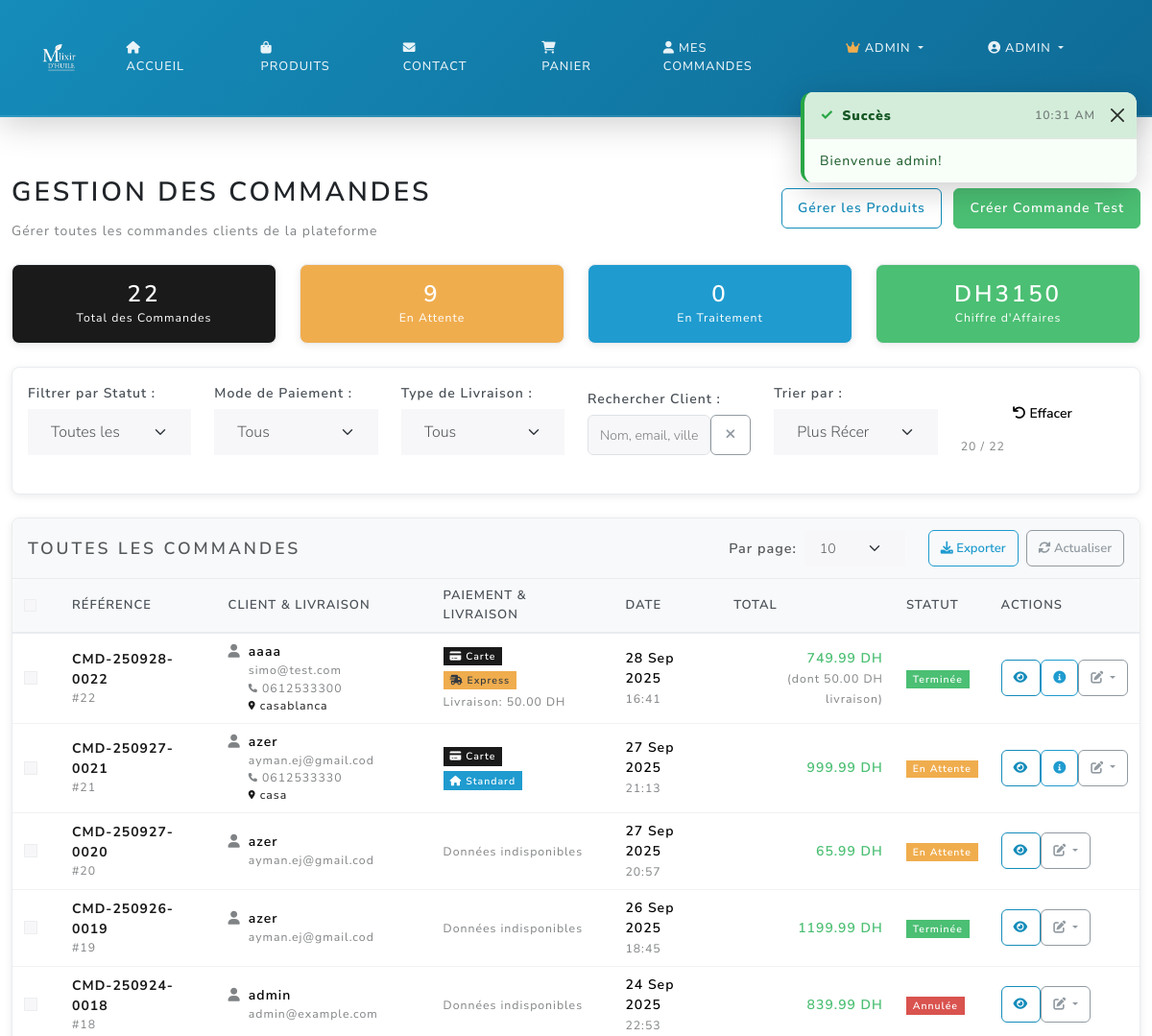
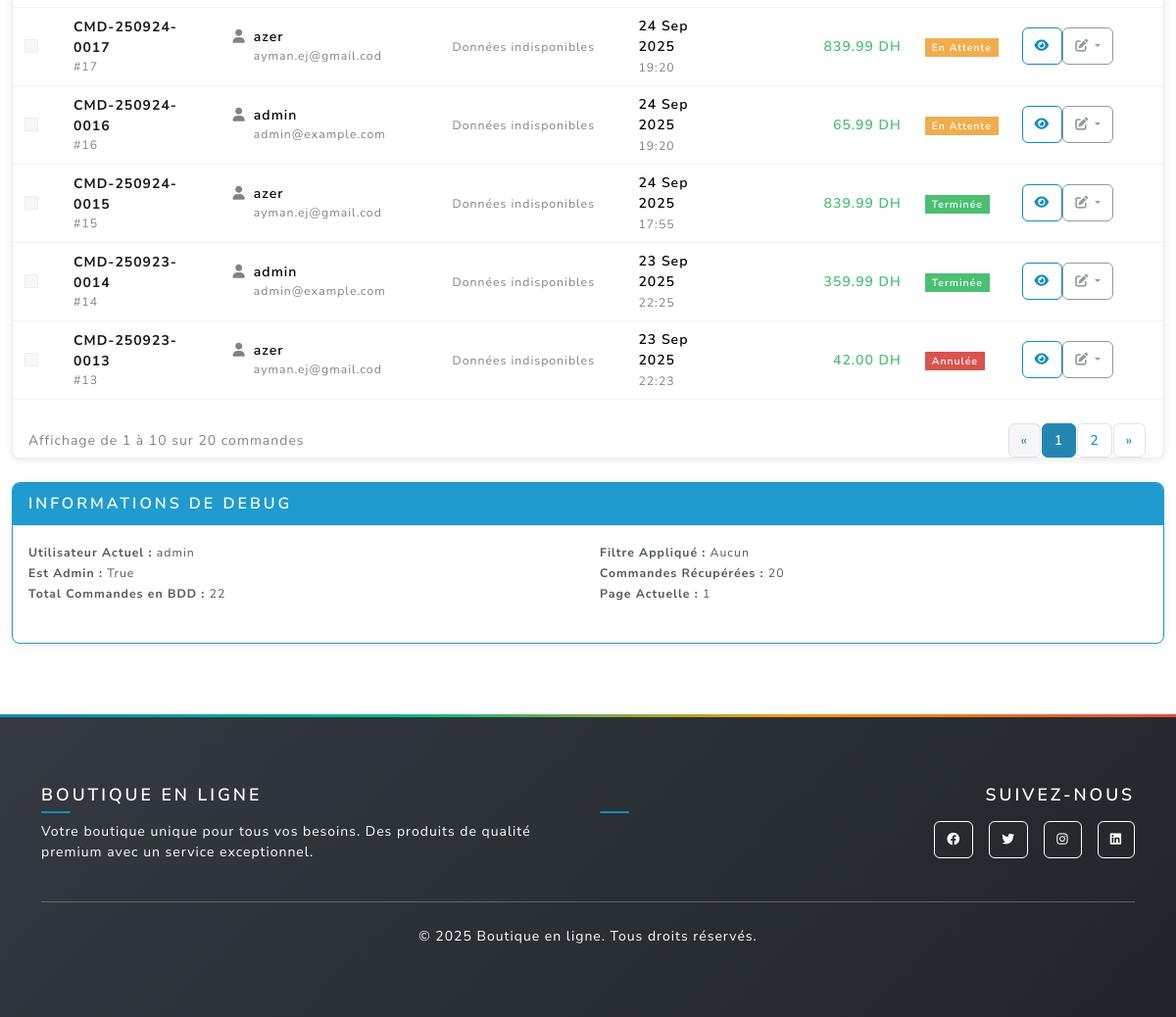
Page /admin/orders (signed in) on the earlier database version (2 pictures, top to bottom).
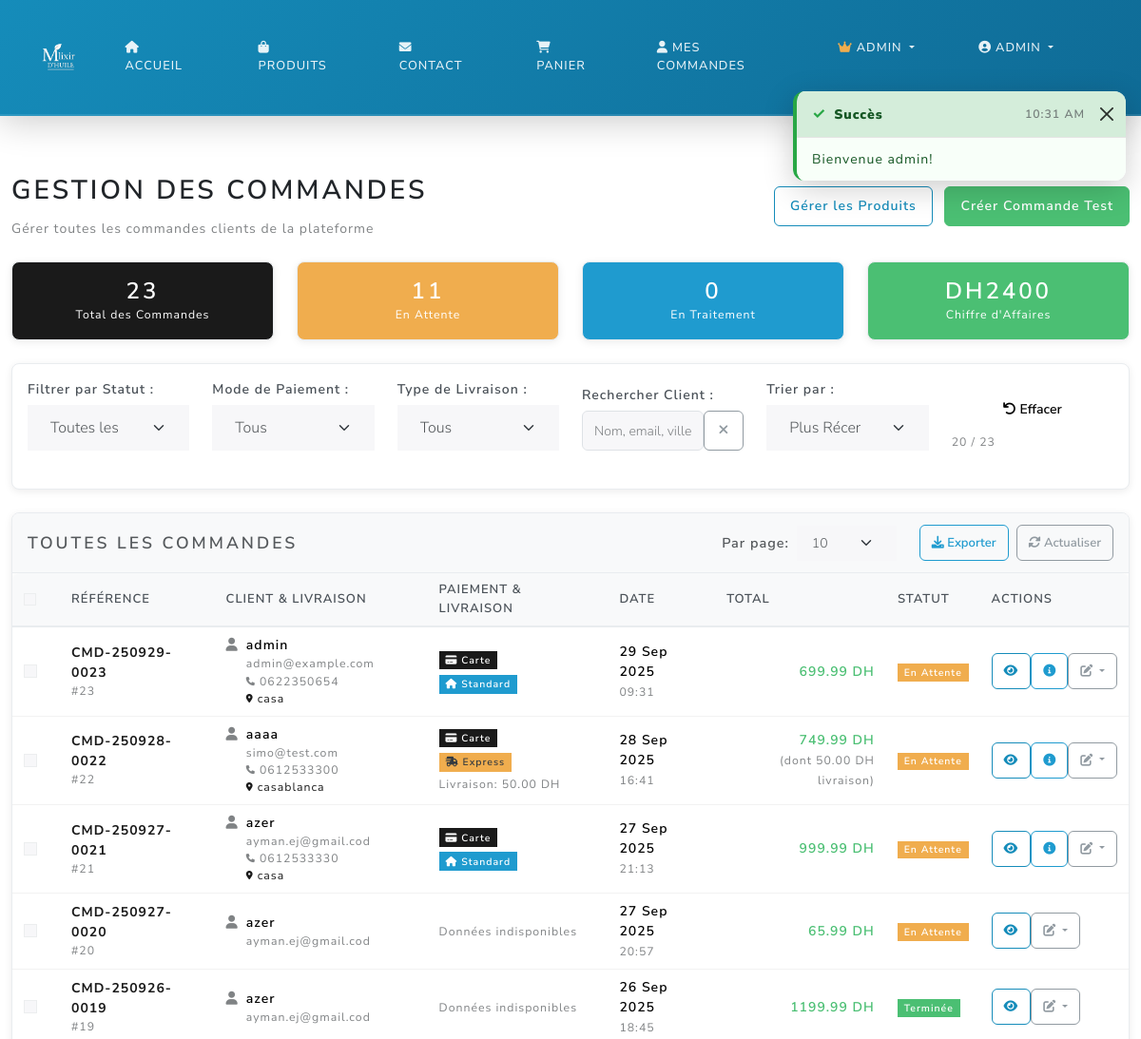
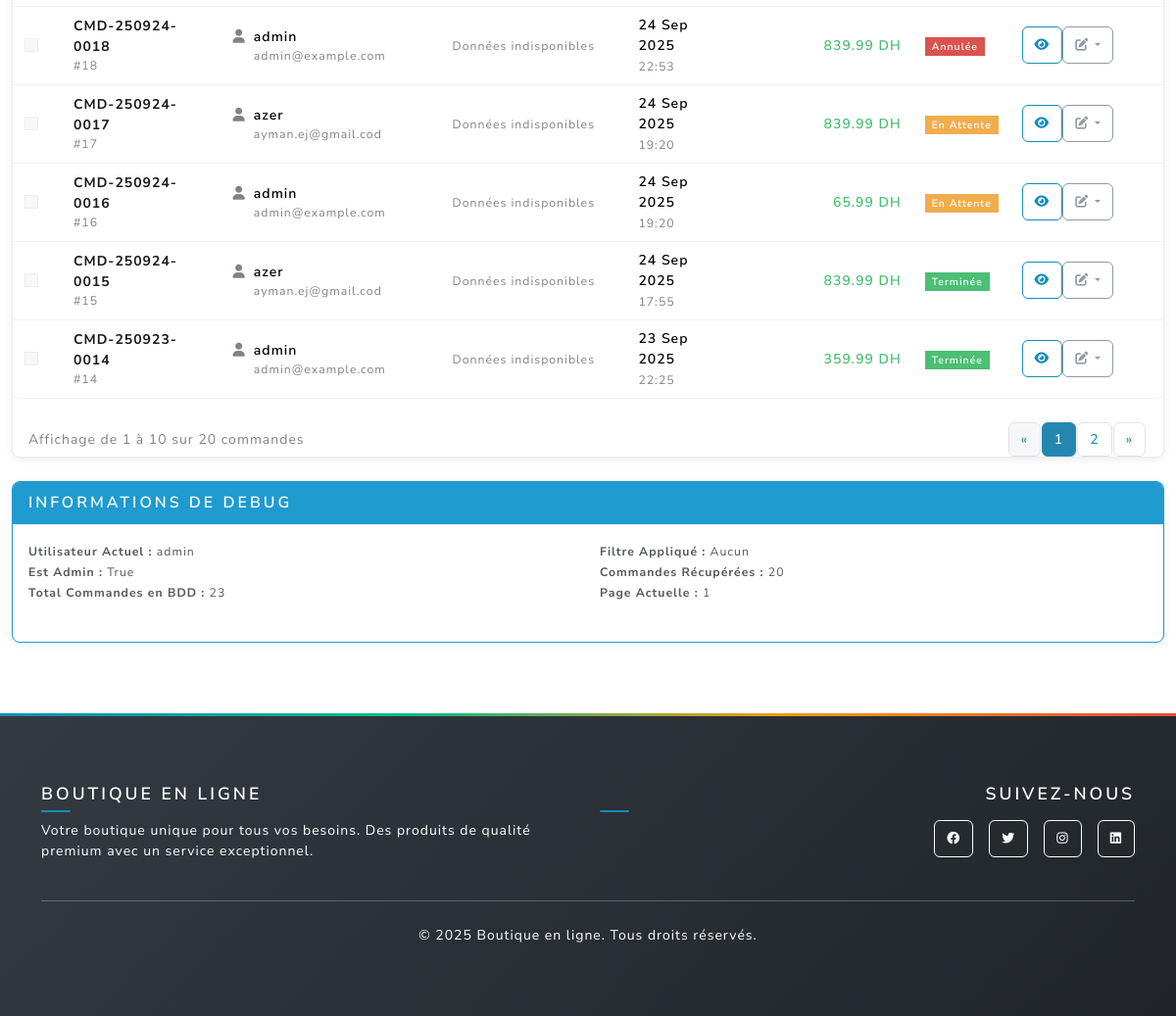
Same page on the later database version (2 pictures, top to bottom).
### main.py (models this page shows, shortened)
class Order(db.Model):
    id = db.Column(db.Integer, primary_key=True)
    user_id = db.Column(db.Integer, db.ForeignKey('user.id'), nullable=False)
    total = db.Column(db.Float, nullable=False)
    status = db.Column(db.String(20), default='pending')
    created_at = db.Column(db.DateTime, default=db.func.current_timestamp())
    @property
    def title(self):
        if self.created_at:
            date_str = self.created_at.strftime('%y%m%d')
            return f"CMD-{date_str}-{str(self.id).zfill(4)}"
        return f"CMD-{str(self.id).zfill(4)}"

class OrderDetails(db.Model):
    id = db.Column(db.Integer, primary_key=True)
    order_id = db.Column(db.Integer, db.ForeignKey('order.id'), nullable=False, unique=True)
    customer_name = db.Column(db.String(100), nullable=False)
    customer_email = db.Column(db.String(120), nullable=False)
    customer_phone = db.Column(db.String(20), nullable=False)
    shipping_address = db.Column(db.Text, nullable=False)
    shipping_city = db.Column(db.String(50), nullable=False)
    shipping_postal = db.Column(db.String(10), nullable=True)
    payment_method = db.Column(db.String(20), nullable=False, default='card')  # 'card' or 'cash_on_delivery'
    delivery_method = db.Column(db.String(20), nullable=False, default='home_delivery')  # 'home_delivery' or 'express_delivery'
    special_instructions = db.Column(db.Text, nullable=True)
    shipping_cost = db.Column(db.Float, nullable=False, default=0)
    created_at = db.Column(db.DateTime, default=db.func.current_timestamp())
    order = db.relationship('Order', backref=db.backref('details', uselist=False, cascade='all, delete-orphan'))

class User(UserMixin, db.Model):
    id = db.Column(db.Integer, primary_key=True)
    username = db.Column(db.String(80), unique=True, nullable=False)
    email = db.Column(db.String(120), unique=True, nullable=False)
    password_hash = db.Column(db.String(120), nullable=False)
    phone = db.Column(db.String(20), nullable=True)
    address = db.Column(db.Text, nullable=True)
    ville = db.Column(db.String(100), nullable=True)  # NEW FIELD
    code_postal = db.Column(db.String(10), nullable=True)  # NEW FIELD
    is_admin = db.Column(db.Boolean, default=False)
    orders = db.relationship('Order', backref='user', lazy=True)

### main.py (the view)
@app.route('/admin/orders')
@login_required
def admin_orders():
    if not current_user.is_admin:
        return redirect_with_toast('home', 'Accès refusé', 'error')
    page = request.args.get('page', 1, type=int)
    status_filter = request.args.get('status', '')
    query = Order.query
    if status_filter:
        query = query.filter_by(status=status_filter)
    orders = query.order_by(Order.created_at.desc()).paginate(
        page=page, per_page=20, error_out=False
    )
    stats = {
        'total_orders': Order.query.count(),
        'pending_orders': Order.query.filter_by(status='pending').count(),
        'processing_orders': Order.query.filter_by(status='processing').count(),
        'shipped_orders': Order.query.filter_by(status='shipped').count(),
        'delivered_orders': Order.query.filter_by(status='delivered').count(),
        'completed_orders': Order.query.filter_by(status='completed').count(),
        'cancelled_orders': Order.query.filter_by(status='cancelled').count(),
        'total_revenue': db.session.query(db.func.sum(Order.total))\
            .filter_by(status='completed').scalar() or 0
    }
    return render_template('admin_orders.html', orders=orders, stats=stats, status_filter=status_filter)

### main.py (called while the page is built, shortened)
@login_manager.user_loader
def load_user(user_id):
    return User.query.get(int(user_id))

@app.context_processor
def inject_toast_messages():
    toast_message = session.pop('toast_message', None)
    toast_type = session.pop('toast_type', None)
    return {
        'toast_message': toast_message,
        'toast_type': toast_type or 'info'
    }

@app.context_processor
def inject_cart_count():
    if current_user.is_authenticated:
        try:
            from sqlalchemy import inspect
            inspector = inspect(db.engine)
            if 'cart' in inspector.get_table_names():
                cart_count = Cart.query.filter_by(user_id=current_user.id).count()
                cart_total_quantity = db.session.query(db.func.sum(Cart.quantity))\
                    .filter_by(user_id=current_user.id).scalar() or 0
                return {
                    'cart_count': cart_count,
                    'cart_total_quantity': int(cart_total_quantity)
                }
        except Exception:
            pass
    return {'cart_count': 0, 'cart_total_quantity': 0}

def get_shipping_settings():
    settings = ShippingSettings.query.first()
    return settings

### templates/admin_orders.html (shortened to what the changed rows need)
{% extends "base.html" %}
{% block content %}
<div class="container-fluid py-4">
  <div class="d-flex justify-content-between align-items-center mb-4">
    <div>
      <h2>Gestion des Commandes</h2>
    </div>
  </div>
  {% if stats %}
  <div class="row mb-4" id="statsCards">
    <div class="col-md-3">
      <div class="card text-center bg-primary text-white">
        <div class="card-body">
          <h3 class="mb-0" id="totalOrdersCount">{{ stats.total_orders }}</h3>
          <small>Total des Commandes</small>
        </div>
      </div>
    </div>
    <div class="col-md-3">
      <div class="card text-center bg-warning text-white">
        <div class="card-body">
          <h3 class="mb-0" id="pendingOrdersCount">{{ stats.pending_orders }}</h3>
          <small>En Attente</small>
        </div>
      </div>
    </div>
    <div class="col-md-3">
      <div class="card text-center bg-info text-white">
        <div class="card-body">
          <h3 class="mb-0" id="processingOrdersCount">{{ stats.processing_orders }}</h3>
          <small>En Traitement</small>
        </div>
      </div>
    </div>
    <div class="col-md-3">
      <div class="card text-center bg-success text-white">
        <div class="card-body">
          <h3 class="mb-0" id="totalRevenueCount">DH{{ "%.0f"|format(stats.total_revenue) }}</h3>
          <small>Chiffre d'Affaires</small>
        </div>
      </div>
    </div>
  </div>
  {% endif %}
  <div class="card mb-4">
    <div class="card-body">
      <div class="row align-items-end">
        <div class="col-md-2">
          <small class="text-muted d-block mt-1">
            <span id="visibleCount">{{ orders.items|length if orders.items else 0 }}</span>
            / <span id="totalCount">{{ orders.total if orders else 0 }}</span>
          </small>
        </div>
      </div>
    </div>
  </div>
  <div class="card">
    <div class="card-body p-0">
      {% if orders and orders.items %}
      <div class="table-responsive">
        <table class="table table-hover mb-0">
          <thead class="table-light">
            <tr>
              <th style="width: 50px;">
                <input type="checkbox" id="selectAll" class="form-check-input">
              </th>
              <th>Référence</th>
              <th>Client & Livraison</th>
              <th>Paiement & Livraison</th>
              <th>Date</th>
              <th>Total</th>
              <th>Statut</th>
              <th>Actions</th>
            </tr>
          </thead>
          <tbody id="ordersTableBody">
            {% for order in orders.items %}
            <tr class="order-row"
                data-status="{{ order.status }}"
                data-customer="{{ order.user.username|lower }} {{ order.user.email|lower }} {{ order.details.customer_name|lower if order.details else '' }} {{ order.details.shipping_city|lower if order.details else '' }}"
                data-date="{{ order.created_at.strftime('%Y-%m-%d %H:%M:%S') }}"
                data-total="{{ order.total }}"
                data-payment="{{ order.details.payment_method if order.details else '' }}"
                data-delivery="{{ order.details.delivery_method if order.details else '' }}"
                data-order-id="{{ order.id }}">
              <td>
                <input type="checkbox" class="form-check-input order-checkbox" value="{{ order.id }}">
              </td>
              <td>
                <div class="d-flex flex-column">
                  <strong class="text-primary">{{ order.title }}</strong>
                  <small class="text-muted">#{{ order.id }}</small>
                </div>
              </td>
              <td>
                <div class="customer-info">
                  <div class="d-flex align-items-start">
                    <div class="me-2">
                      <i class="fas fa-user text-muted"></i>
                    </div>
                    <div>
                      <div class="fw-bold">
                        {{ order.details.customer_name if order.details else order.user.username }}
                      </div>
                      <small class="text-muted d-block">
                        {{ order.details.customer_email if order.details else order.user.email }}
                      </small>
                      {% if order.details and order.details.customer_phone %}
                      <small class="text-muted d-block">
                        {{ order.details.customer_phone }}
                      </small>
                      {% endif %}
                      {% if order.details and order.details.shipping_city %}
                      <small class="text-primary d-block">
                        {{ order.details.shipping_city }}
                      </small>
                      {% endif %}
                    </div>
                  </div>
                </div>
              </td>
              <td>
                <div class="payment-delivery-info">
                  {% if order.details %}
                  <div class="mb-1">
                    {% if order.details.payment_method == 'card' %}
                    <span class="badge bg-primary">
                      <i class="fas fa-credit-card me-1"></i>Carte
                    </span>
                    {% elif order.details.payment_method == 'cash_on_delivery' %}
                    <span class="badge bg-success">
                      <i class="fas fa-money-bill-wave me-1"></i>À la livraison
                    </span>
                    {% endif %}
                  </div>
                  <div>
                    {% if order.details.delivery_method == 'express_delivery' %}
                    <span class="badge bg-warning text-dark">
                      <i class="fas fa-shipping-fast me-1"></i>Express
                    </span>
                    {% elif order.details.delivery_method == 'home_delivery' %}
                    <span class="badge bg-info">
                      <i class="fas fa-home me-1"></i>Standard
                    </span>
                    {% endif %}
                  </div>
                  {% if order.details.shipping_cost > 0 %}
                  <small class="text-muted d-block mt-1">
                    Livraison: {{ "%.2f"|format(order.details.shipping_cost) }} DH
                  </small>
                  {% endif %}
                  {% else %}
                  <small class="text-muted">Données indisponibles</small>
                  {% endif %}
                </div>
              </td>
              <td>
                <div>
                  <div class="fw-bold">{{ order.created_at.strftime('%d %b %Y') }}</div>
                  <small class="text-muted">{{ order.created_at.strftime('%H:%M') }}</small>
                </div>
              </td>
              <td>
                <div class="text-end">
                  <div class="fw-bold text-success order-total">{{ "%.2f"|format(order.total) }} DH</div>
                  {% if order.details and order.details.shipping_cost > 0 %}
                  <small class="text-muted">
                    (dont {{ "%.2f"|format(order.details.shipping_cost) }} DH livraison)
                  </small>
                  {% endif %}
                </div>
              </td>
              <td>
                <span class="badge order-status bg-{{ 'warning' if order.status == 'pending'
                                        else 'info' if order.status == 'processing'
                                        else 'primary' if order.status == 'shipped'
                                        else 'success' if order.status in ['delivered', 'completed']
                                        else 'danger' }}">
                  {% if order.status == 'pending' %}En Attente
                  {% elif order.status == 'processing' %}En Traitement
                  {% elif order.status == 'shipped' %}Expédiée
                  {% elif order.status == 'delivered' %}Livrée
                  {% elif order.status == 'completed' %}Terminée
                  {% elif order.status == 'cancelled' %}Annulée
                  {% else %}{{ order.status|title }}
                  {% endif %}
                </span>
              </td>
              <td>
                <div class="btn-group" role="group">
                  <a href="{{ url_for('admin_order_detail', order_id=order.id) }}"
                     class="btn btn-sm btn-outline-primary" title="Voir Détails">
                    <i class="fas fa-eye"></i>
                  </a>
                  {% if order.details %}
                  <button type="button" class="btn btn-sm btn-outline-info d-none d-md-inline-block"
                          data-bs-toggle="modal"
                          data-bs-target="#customerInfoModal{{ order.id }}"
                          title="Infos Client">
                    <i class="fas fa-info-circle"></i>
                  </button>
                  {% endif %}
                  <div class="btn-group" role="group">
                    <button type="button" class="btn btn-sm btn-outline-secondary dropdown-toggle"
                            data-bs-toggle="dropdown"
                            aria-expanded="false"
                            data-bs-auto-close="true"
                            title="Changer Statut">
                      <i class="fas fa-edit"></i>
                    </button>
                  </div>
                </div>
              </td>
            </tr>
            {% endfor %}
          </tbody>
        </table>
      </div>
      {% endif %}
    </div>
  </div>
  <div class="mt-4">
    <div class="card border-info">
      <div class="card-body">
        <div class="row">
          <div class="col-md-6">
            <small>
              <strong>Utilisateur Actuel :</strong> {{ current_user.username }}<br>
              <strong>Est Admin :</strong> {{ current_user.is_admin }}<br>
              <strong>Total Commandes en BDD :</strong> {{ stats.total_orders if stats else 'N/A' }}
            </small>
          </div>
        </div>
      </div>
    </div>
  </div>
</div>
{% endblock %}

Differences in the rows shown:
no longer on this page (row unchanged): Order: title "CMD-250923-0013", id "13", details "azer", details "ayman.ej@gmail.cod", shows "Données indisponibles", created_at "23 Sep 2025", created_at "22:23", total "42.00", status "Annulée"
added Order: title "CMD-250929-0023", id "23", details "admin", details "admin@example.com", details.customer_phone "0622350654", details.shipping_city "casa", shows "Carte", shows "Standard", created_at "29 Sep 2025", created_at "09:31", total "699.99", status "En Attente"
changed Order "CMD-250928-0022": status "Terminée" → "En Attente"
Other differences:
{{ stats.total_orders }}: "22" → "23"
{{ stats.pending_orders }}: "9" → "11"
{{ "%.0f"|format(stats.total_revenue) }}: "3150" → "2400"
{{ orders.total if orders else 0 }}: "22" → "23"
{{ stats.total_orders if stats else 'N/A' }}: "22" → "23"
